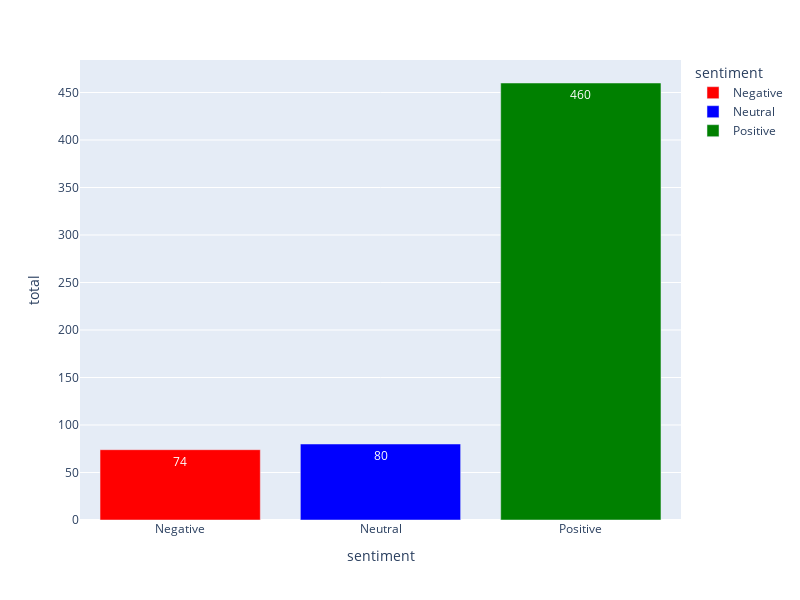

The cell this chart's notebook holds for it:
### Code cell
color_map = {
    "Positive": "green",
    "Negative": "red",
    "Neutral": "blue"
}

fig=px.bar(sentiment_counts,x="sentiment",y="total",color="sentiment",text="total",color_discrete_map=color_map)
fig.update_layout(width=800, height=600)
fig.show()

### Figure 1 — Plotly figure (JSON) as saved in the notebook; plotly's stock layout.template omitted (floating-point values rounded to 4 significant figures)
{"data": [{"alignmentgroup": "True", "hovertemplate": "sentiment=%{x}<br>total=%{text}<extra></extra>", "legendgroup": "Negative", "marker": {"color": "red", "pattern": {"shape": ""}}, "name": "Negative", "offsetgroup": "Negative", "orientation": "v", "showlegend": true, "text": [74], "textposition": "auto", "type": "bar", "x": ["Negative"], "xaxis": "x", "y": [74], "yaxis": "y"}, {"alignmentgroup": "True", "hovertemplate": "sentiment=%{x}<br>total=%{text}<extra></extra>", "legendgroup": "Neutral", "marker": {"color": "blue", "pattern": {"shape": ""}}, "name": "Neutral", "offsetgroup": "Neutral", "orientation": "v", "showlegend": true, "text": [80], "textposition": "auto", "type": "bar", "x": ["Neutral"], "xaxis": "x", "y": [80], "yaxis": "y"}, {"alignmentgroup": "True", "hovertemplate": "sentiment=%{x}<br>total=%{text}<extra></extra>", "legendgroup": "Positive", "marker": {"color": "green", "pattern": {"shape": ""}}, "name": "Positive", "offsetgroup": "Positive", "orientation": "v", "showlegend": true, "text": [460], "textposition": "auto", "type": "bar", "x": ["Positive"], "xaxis": "x", "y": [460], "yaxis": "y"}], "layout": {"barmode": "relative", "height": 600, "legend": {"title": {"text": "sentiment"}, "tracegroupgap": 0}, "margin": {"t": 60}, "width": 800, "xaxis": {"anchor": "y", "categoryarray": ["Negative", "Neutral", "Positive"], "categoryorder": "array", "domain": [0, 1], "title": {"text": "sentiment"}}, "yaxis": {"anchor": "x", "domain": [0, 1], "title": {"text": "total"}}}}
